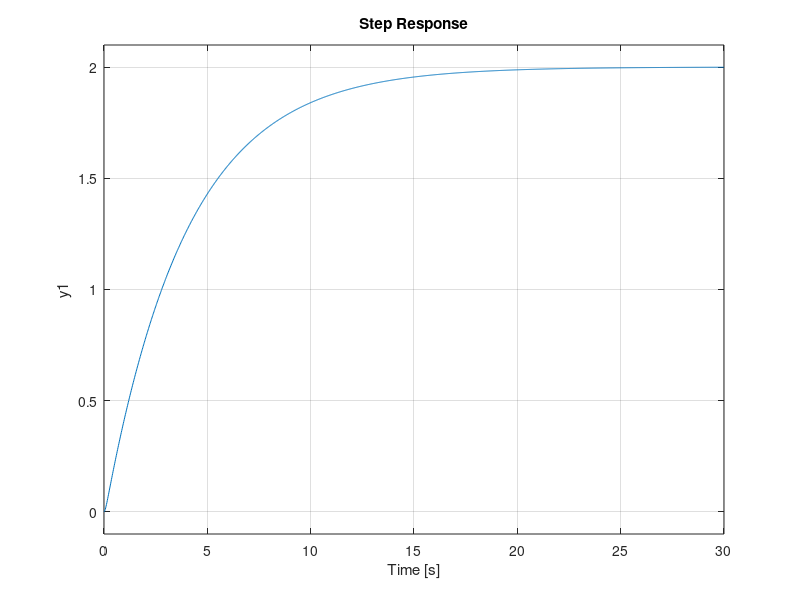
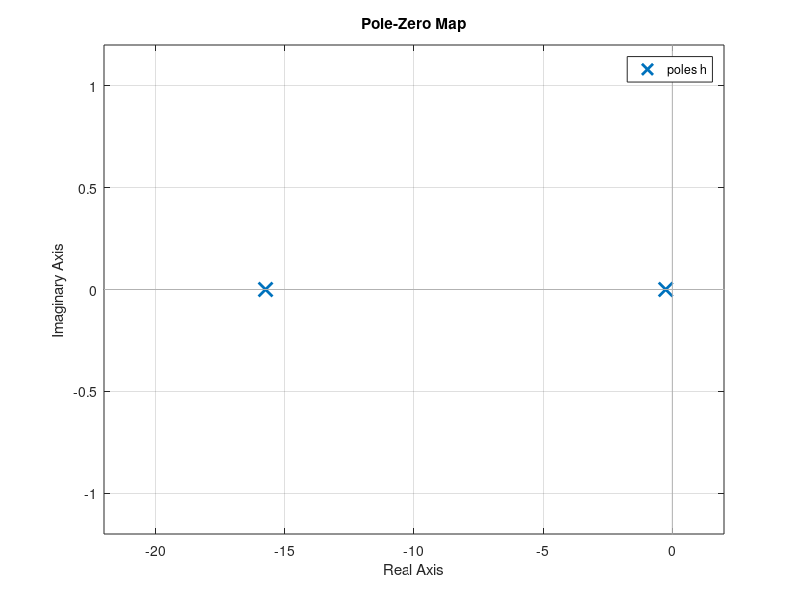
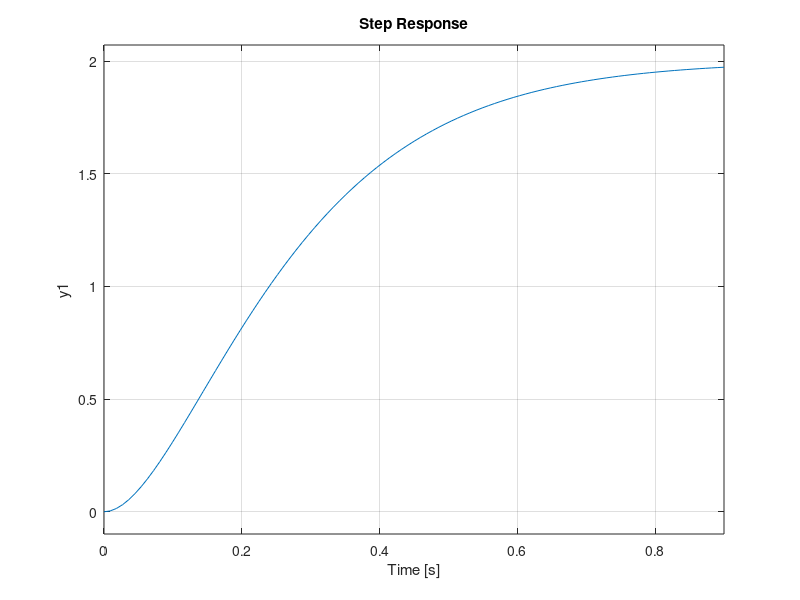
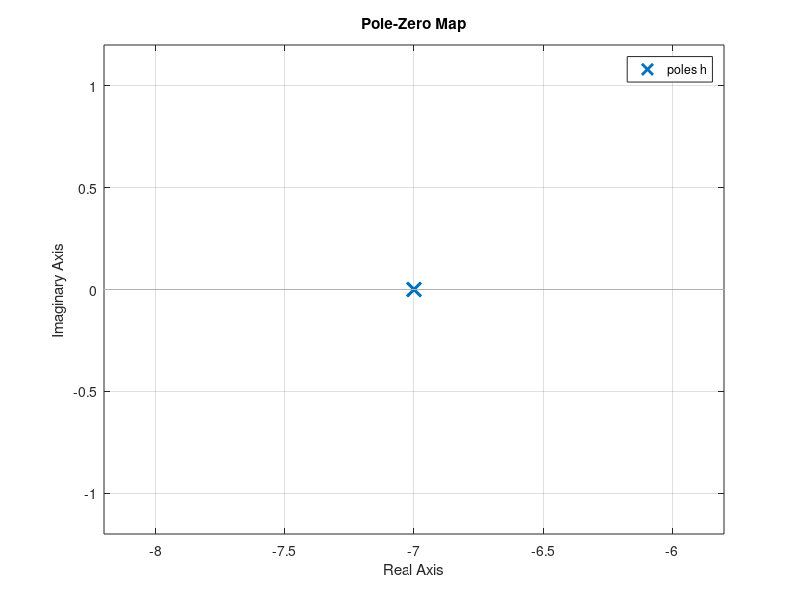

Recreate these plots in MATLAB, in order.
clear 
clc
close all

%Sobreamortiguado
wn=2;
e=4;
k=2;

h=tf(k*wn^2,[1 2*e*wn wn^2]);

step(h)
figure
pzmap(h)
[p z]=pzmap(h);
tao1=-1/p(1);
tao2=-1/p(2);
Ts1=4*(tao1+tao2)



%criticamente amortiguado
wn=7;
e=1;
k=2;

h=tf(k*wn^2,[1 2*e*wn wn^2]);
figure
step(h)
figure
pzmap(h)
[p z]=pzmap(h);
tao1=-1/p(1);
tao2=-1/p(2);
Ts2=4*(tao1+tao2)




%subatmortiguado
wn=7;
e=0.5;
k=2;

h=tf(k*wn^2,[1 2*e*wn wn^2]);
figure
step(h)
figure
pzmap(h)
[p z]=pzmap(h);
tao1=-1/real(p(1));
% tao2=-1/p(2);
Ts3=4/(e*wn)
Ts4=4*tao1

hsensor=tf(1,[1/0.35 1]);

hs=h*hsensor;
figure
step(h)
hold on
step(hs)


%sistemas de orden superior
h1=tf(1,[1 1]);
h2=tf(1,[3 1]);
h3=tf(1,[4.5 1]);
Ts=4*(1+3+4.5)
ht=h1*h2*h3;
figure
step(ht)
